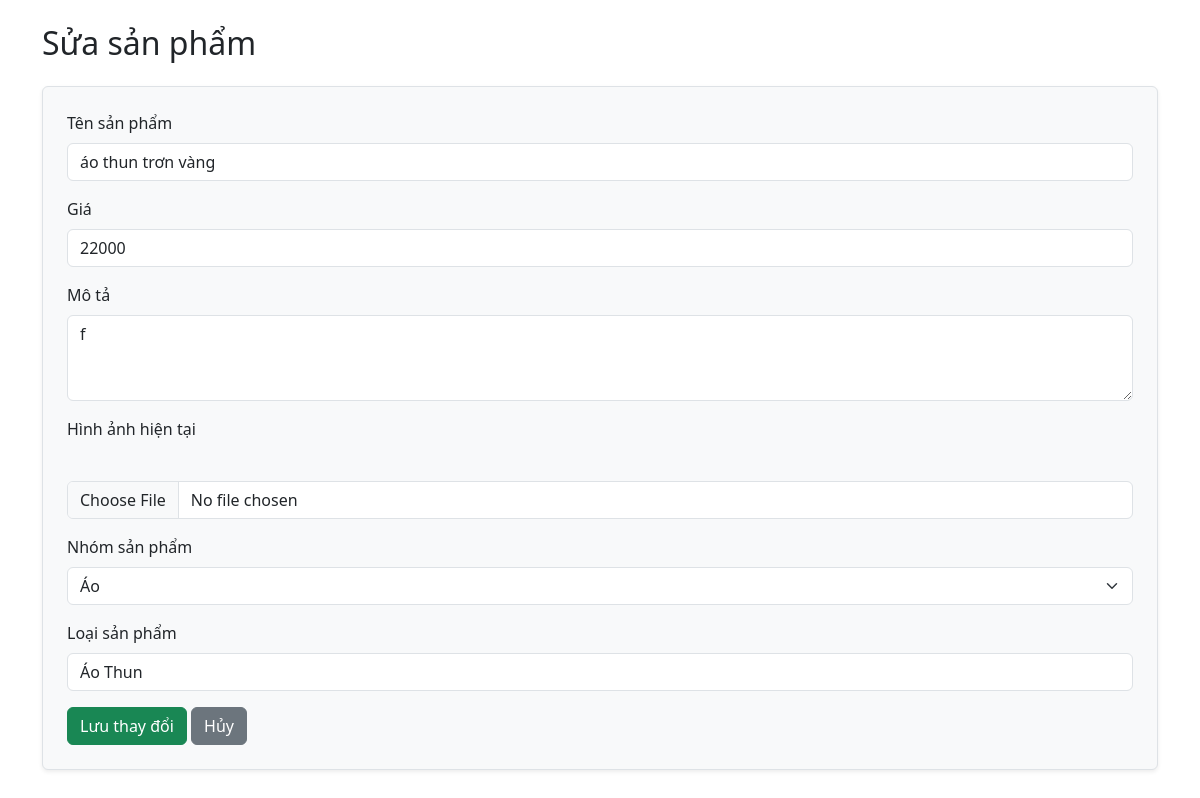
Screenshot of /sua_sanpham.php?id=5 (signed in) with the database file from the repository.
### tables this page shows
CREATE TABLE `san_pham` (
    `id` INT(10) NOT NULL AUTO_INCREMENT,
    `ten_san_pham` VARCHAR(250) NOT NULL,
    `gia` DECIMAL(10, 0) NOT NULL,
    `mo_ta` TEXT DEFAULT NULL,
    `hinh_anh` VARCHAR(255) DEFAULT NULL,
    `phan_loai` VARCHAR(100) NOT NULL,  
    `loai_chinh` ENUM('Áo', 'Quần', 'Giày', 'Khác') NOT NULL DEFAULT 'Khác',
    `phan_loai_id` INT(10) DEFAULT NULL,  
    `so_luong` INT(10) NOT NULL DEFAULT 0,
    `so_luong_ban` INT(10) NOT NULL DEFAULT 0,  
    `trang_thai` ENUM(
        'Còn hàng',
        'Hết hàng',
        'Ngừng kinh doanh'
    ) NOT NULL DEFAULT 'Còn hàng',
    `ngay_tao` DATETIME NOT NULL DEFAULT CURRENT_TIMESTAMP,
    PRIMARY KEY (`id`),
    CONSTRAINT `fk_sanpham_phanloai` FOREIGN KEY (`phan_loai_id`) REFERENCES `phan_loai_san_pham` (`id`) ON DELETE SET NULL ON UPDATE CASCADE
);

### sua_sanpham.php (the view, shortened to what this page needs)
<?php
include "Database/function.php";
$id = (int)$_GET['id'];
$sql = "SELECT * FROM san_pham WHERE id = $id";
$result = mysqli_query($conn, $sql);
$san_pham = mysqli_fetch_assoc($result);
?>
<!DOCTYPE html>
<html lang="vi">
<head>
    <link href="https://cdn.jsdelivr.net/npm/bootstrap@5.3.2/dist/css/bootstrap.min.css" rel="stylesheet">
</head>
<body class="p-4">
    <div class="container">
        <h2 class="mb-4">Sửa sản phẩm</h2>
        <form action="" method="post" enctype="multipart/form-data" class="border rounded p-4 shadow-sm bg-light">
            <div class="mb-3">
                <label for="ten_san_pham" class="form-label">Tên sản phẩm</label>
                <input type="text" class="form-control" id="ten_san_pham" name="ten_san_pham"
                    value="<?= htmlspecialchars($san_pham['ten_san_pham']) ?>" required>
            </div>
            <div class="mb-3">
                <label for="gia" class="form-label">Giá</label>
                <input type="number" step="0.01" class="form-control" id="gia" name="gia"
                    value="<?= htmlspecialchars($san_pham['gia']) ?>" required>
            </div>
            <div class="mb-3">
                <label for="mo_ta" class="form-label">Mô tả</label>
                <textarea class="form-control" id="mo_ta" name="mo_ta" rows="3"><?= htmlspecialchars($san_pham['mo_ta']) ?></textarea>
            </div>
            <div class="mb-3">
                <label class="form-label">Hình ảnh hiện tại</label><br>
                <input type="file" class="form-control mt-2" id="hinh_anh" name="hinh_anh">
            </div>
            <div class="mb-3">
                <label for="nhom_san_pham" class="form-label">Nhóm sản phẩm</label>
                <select class="form-select" id="nhom_san_pham" name="nhom_san_pham" required>
                    <option value="Áo" <?= $san_pham['nhom_san_pham'] == 'Áo' ? 'selected' : '' ?>>Áo</option>
                </select>
            </div>
            <div class="mb-3">
                <label for="phan_loai" class="form-label">Loại sản phẩm</label>
                <input type="text" class="form-control" id="phan_loai" name="phan_loai"
                    value="<?= htmlspecialchars($san_pham['phan_loai']) ?>" required>
            </div>
            <button type="submit" class="btn btn-success" name="cap_nhat">Lưu thay đổi</button>
            <a href="ds_sanpham.php" class="btn btn-secondary">Hủy</a>
        </form>
    </div>
</body>
</html>

### rows the page displays
san_pham: ten_san_pham "áo thun trơn vàng", gia "22000", mo_ta "f", phan_loai "Áo Thun"
